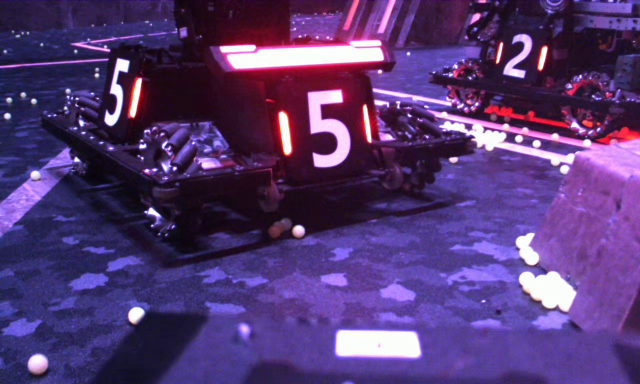
#> input picture Primary/RMimage/1290.jpg, 1280 x 768 px (shown at 1/2 size)
$ python -i function.py   (imports and definitions only)
#> lines starting #> are read from the running program, lines starting #| are printed output that depends on the picture; after the words box and inside, x2 and y2 are one past the last pixel; in counts of white or black regions, pixels touching at a corner belong together
import cv2 as cv
import numpy as np


def colorRecog(imgOri, color):  # 根据对方颜色进行二值化
    colorDict = {
        'red': [np.array([0, 100, 100]), np.array([55, 255, 255])],
        'blue': [np.array([70, 50, 240]), np.array([100, 80, 255])]
    }

    blur = cv.GaussianBlur(imgOri, (1, 1), 0)
    hsv = cv.cvtColor(blur, cv.COLOR_BGR2HSV)
    range = cv.inRange(hsv, colorDict[color][0], colorDict[color][1])

    kernel = cv.getStructuringElement(cv.MORPH_RECT, (1, 1))
    erode = cv.erode(range, kernel)

    kernel = cv.getStructuringElement(cv.MORPH_RECT, (10, 10))
    dilate = cv.dilate(erode, kernel)

    kernel = cv.getStructuringElement(cv.MORPH_RECT, (10, 10))
    open = cv.morphologyEx(dilate, cv.MORPH_OPEN, kernel)

    kernel = cv.getStructuringElement(cv.MORPH_RECT, (10, 10))
    close = cv.morphologyEx(open, cv.MORPH_CLOSE, kernel)

    imgOut = close

    return imgOut


def objectiveDetect(imgBinary):  # 识别轮廓搜索装甲板并筛选
    h, w = imgBinary.shape

    # 初始化包含轮廓对的列表
    dataRaw = []
    dataCheck = []
    dataMatch = []
    dataMatchPro = []
    rectOut = []

    # 查找轮廓
    cnts, hier = cv.findContours(
        imgBinary, cv.RETR_EXTERNAL, cv.CHAIN_APPROX_NONE)

    retval = cnts != ()
    if retval:
        retval = False  # 中途退出的返回值全为False
        for cnt in cnts:
            if cv.contourArea(cnt) > 50000 or cv.contourArea(cnt) < 6:
                continue

            dic = dict()
            area = cv.contourArea(cnt)
            ellipse = cv.fitEllipse(cnt)
            ellCenter, ellShape, ellAngle = ellipse

            rect = cv.minAreaRect(cnt)
            coordinates = np.int0(cv.boxPoints(rect))

            dic['rectArea'] = rect[1][0]*rect[1][1]
            dic['ellCenter'] = ellCenter
            dic['ellShape'] = sorted(ellShape)
            dic['ellAngle'] = ellAngle
            dic['coordinates'] = coordinates
            dataRaw.append(dic)

        # 筛选符合条件的轮廓
        for i in range(len(dataRaw)):
            height = dataRaw[i]['ellShape'][1]
            width = dataRaw[i]['ellShape'][0]
            area = dataRaw[i]['rectArea']
            angle = dataRaw[i]['ellAngle']

            if 10 >= height/width and area > 1000:
                if angle < 30 or angle > 150:
                    if height < 120 and width < 60:
                        dataCheck.append(dataRaw[i])

        # 对筛选出的轮廓按中心点高度排序
        dataCheck = sorted(
            dataCheck, key=lambda dataCheck: dataCheck['ellCenter'][1])

        # 查找符合条件的轮廓对
        for i in range(len(dataCheck)):
            j = i+1
            while j < len(dataCheck):
                ellX1, ellY1 = dataCheck[i]['ellCenter']
                ellX2, ellY2 = dataCheck[j]['ellCenter']
                ellH1 = dataCheck[i]['ellShape'][1]
                ellH2 = dataCheck[j]['ellShape'][1]
                ellAngle1 = dataCheck[i]['ellAngle']
                ellAngle2 = dataCheck[j]['ellAngle']
                area1 = dataCheck[i]['rectArea']
                area2 = dataCheck[j]['rectArea']

                if abs(ellY1-ellY2) <= max(ellH1, ellH2):
                    if abs(ellH2-ellH1) <= max(ellH1, ellH2):
                        if min(ellH2, ellH1) <= abs(ellX1-ellX2) <= 2*(ellH2+ellH1):
                            if abs(ellAngle2-ellAngle1) < 30:
                                if abs(area2-area1) <= min(area1, area2):
                                    dataMatch.append(
                                        (dataCheck[i], dataCheck[j]))
                j += 1

        # 对共享一个轮廓的两组轮廓对进行筛选
        dataMatchPro = dataMatch.copy()
        for i in range(len(dataMatch)):
            center2 = dataMatch[i][1]['ellCenter']
            angle1 = dataMatch[i][0]['ellAngle']+0.0000000001
            angle2 = dataMatch[i][1]['ellAngle']+0.0000000001

            j = i+1
            if j < len(dataMatch):
                centerTest1 = dataMatch[j][0]['ellCenter']
                angleTest1 = dataMatch[j][0]['ellAngle']+0.0000000001
                angleTest2 = dataMatch[j][1]['ellAngle']+0.0000000001
                if centerTest1 == center2:
                    if abs(angleTest1/angleTest2-1) > abs(angle1/angle2-1):
                        dataMatchPro[j] = 0
                    else:
                        dataMatchPro[i] = 0
        while 0 in dataMatchPro:
            dataMatchPro.remove(0)

        if dataMatchPro != []:
            for i in range(len(dataMatchPro)):
                coordinates1 = dataMatchPro[i][0]['coordinates']
                coordinates2 = dataMatchPro[i][1]['coordinates']

                # 绘制包含一个轮廓对的最小矩形
                matTemp = np.zeros((h, w), np.uint8)
                cv.polylines(matTemp, [coordinates1], True, 255)
                cv.polylines(matTemp, [coordinates2], True, 255)
                cv.line(matTemp, coordinates1[0], coordinates2[0], 255)
                cntTemp, hierTemp = cv.findContours(
                    matTemp, cv.RETR_EXTERNAL, cv.CHAIN_APPROX_SIMPLE)
                # 找到外接矩形
                rectX, rectY, rectW, rectH = cv.boundingRect(cntTemp[0])

                if rectH*1.2 < rectW < rectH*2.5:
                    retval = True
                    rectOut.append((rectX, rectY, rectW, rectH))

    return retval, rectOut

>>> import cv2
>>> picture = cv2.imread('RMimage/1290.jpg', cv2.IMREAD_GRAYSCALE)
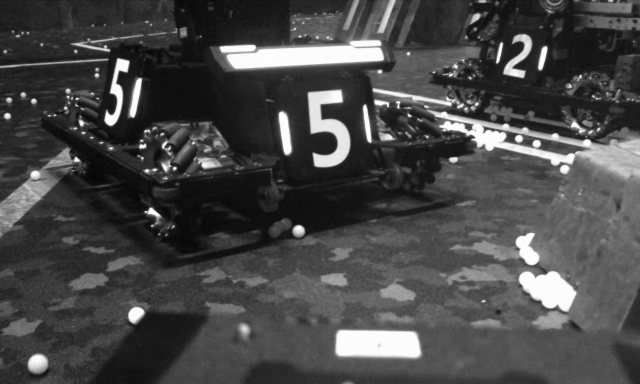
#> picture: shape (768, 1280) (shown at 1/2 size); min 4, max 255, mean 71.9
>>> result = objectiveDetect(picture)
#> in objectiveDetect, `cnts, hier = cv.findContours( imgBinary, cv.RETR_EXTERNAL, cv.CHAIN_AP..`: cnts = 1 contour; box (x1, y1, x2, y2) and area: (0, 0, 1280, 768) 980993
#> in objectiveDetect, `retval = cnts != ()`: retval = True
#> the loop in objectiveDetect, `for cnt in cnts:` made 1 pass
#> after the loop in objectiveDetect, `for cnt in cnts:`: dataRaw = []
#> result = (False, [])

$ run again, on Primary/RMimage/1640.jpg
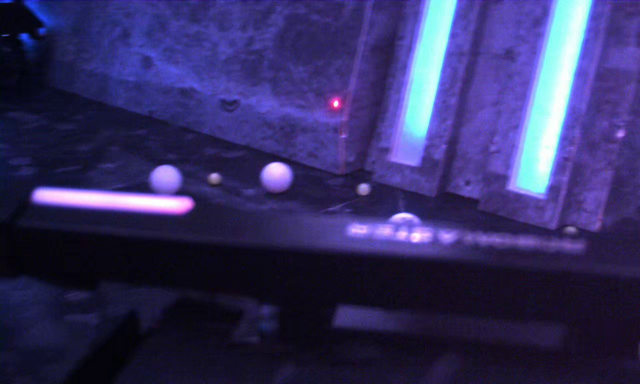
#> input picture Primary/RMimage/1640.jpg, 1280 x 768 px (shown at 1/2 size)
#> `picture = cv2.imread('RMimage/1290.jpg', cv2.IMREAD_GRAYSCALE)`:
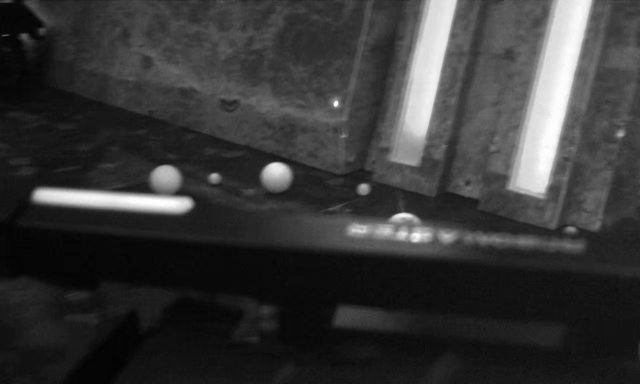
#> picture: shape (768, 1280) (shown at 1/2 size); min 1, max 255, mean 54.8
#> cnts = 1 contour; box (x1, y1, x2, y2) and area: (0, 0, 1280, 768) 980993
#> retval = True
#> the loop in objectiveDetect, `for cnt in cnts:` made 1 pass
#> after the loop in objectiveDetect, `for cnt in cnts:`: dataRaw = []
#> result = (False, [])

$ run again, on Primary/RMimage/1644.jpg
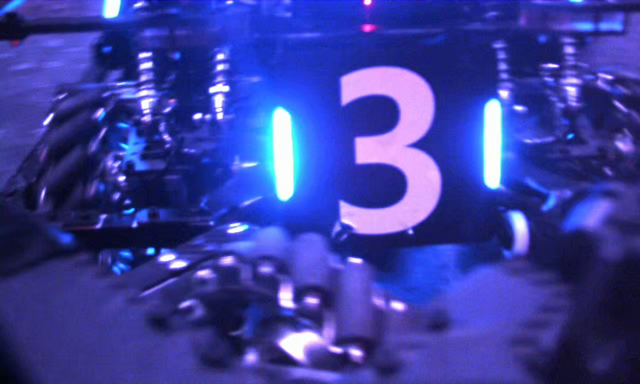
#> input picture Primary/RMimage/1644.jpg, 1280 x 768 px (shown at 1/2 size)
#> `picture = cv2.imread('RMimage/1290.jpg', cv2.IMREAD_GRAYSCALE)`:
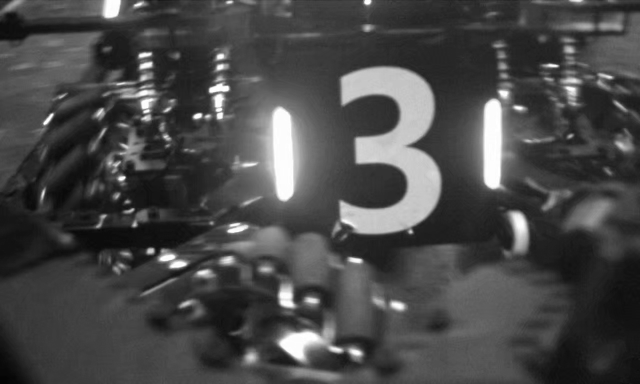
#> picture: shape (768, 1280) (shown at 1/2 size); min 4, max 255, mean 72.6
#> cnts = 1 contour; box (x1, y1, x2, y2) and area: (0, 0, 1280, 768) 980993
#> retval = True
#> the loop in objectiveDetect, `for cnt in cnts:` made 1 pass
#> after the loop in objectiveDetect, `for cnt in cnts:`: dataRaw = []
#> result = (False, [])

$ run again, on Primary/RMimage/1908.jpg
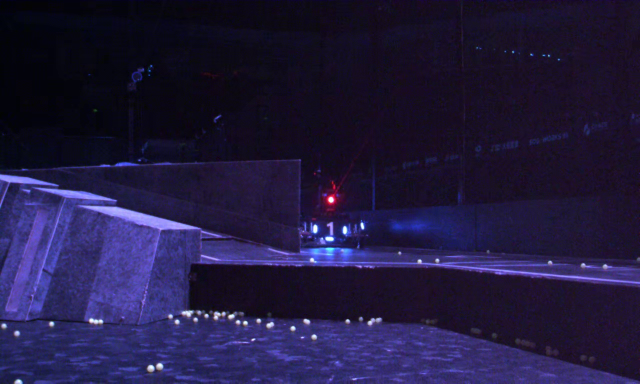
#> input picture Primary/RMimage/1908.jpg, 1280 x 768 px (shown at 1/2 size)
#> `picture = cv2.imread('RMimage/1290.jpg', cv2.IMREAD_GRAYSCALE)`:
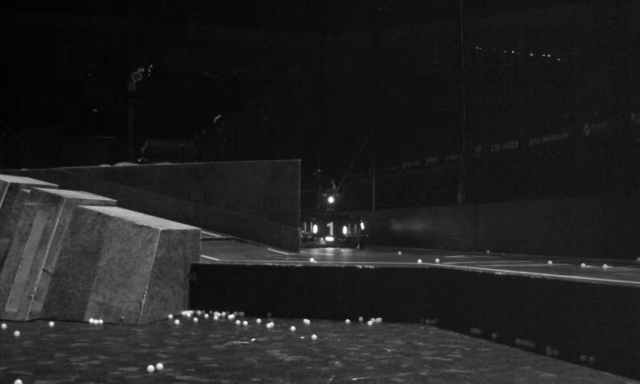
#> picture: shape (768, 1280) (shown at 1/2 size); min 2, max 255, mean 32.4
#> cnts = 1 contour; box (x1, y1, x2, y2) and area: (0, 0, 1280, 768) 980993
#> retval = True
#> the loop in objectiveDetect, `for cnt in cnts:` made 1 pass
#> after the loop in objectiveDetect, `for cnt in cnts:`: dataRaw = []
#> result = (False, [])
